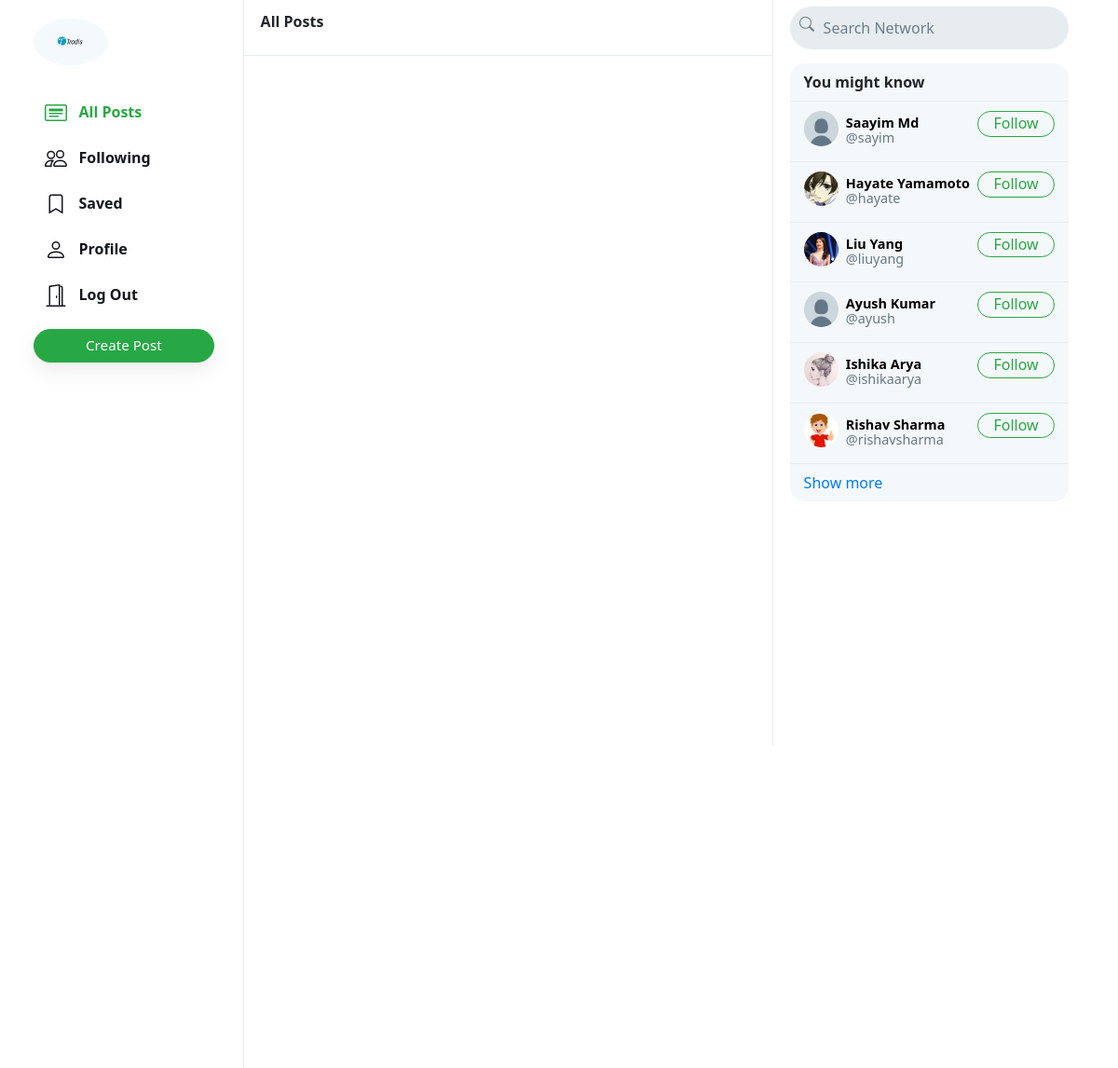
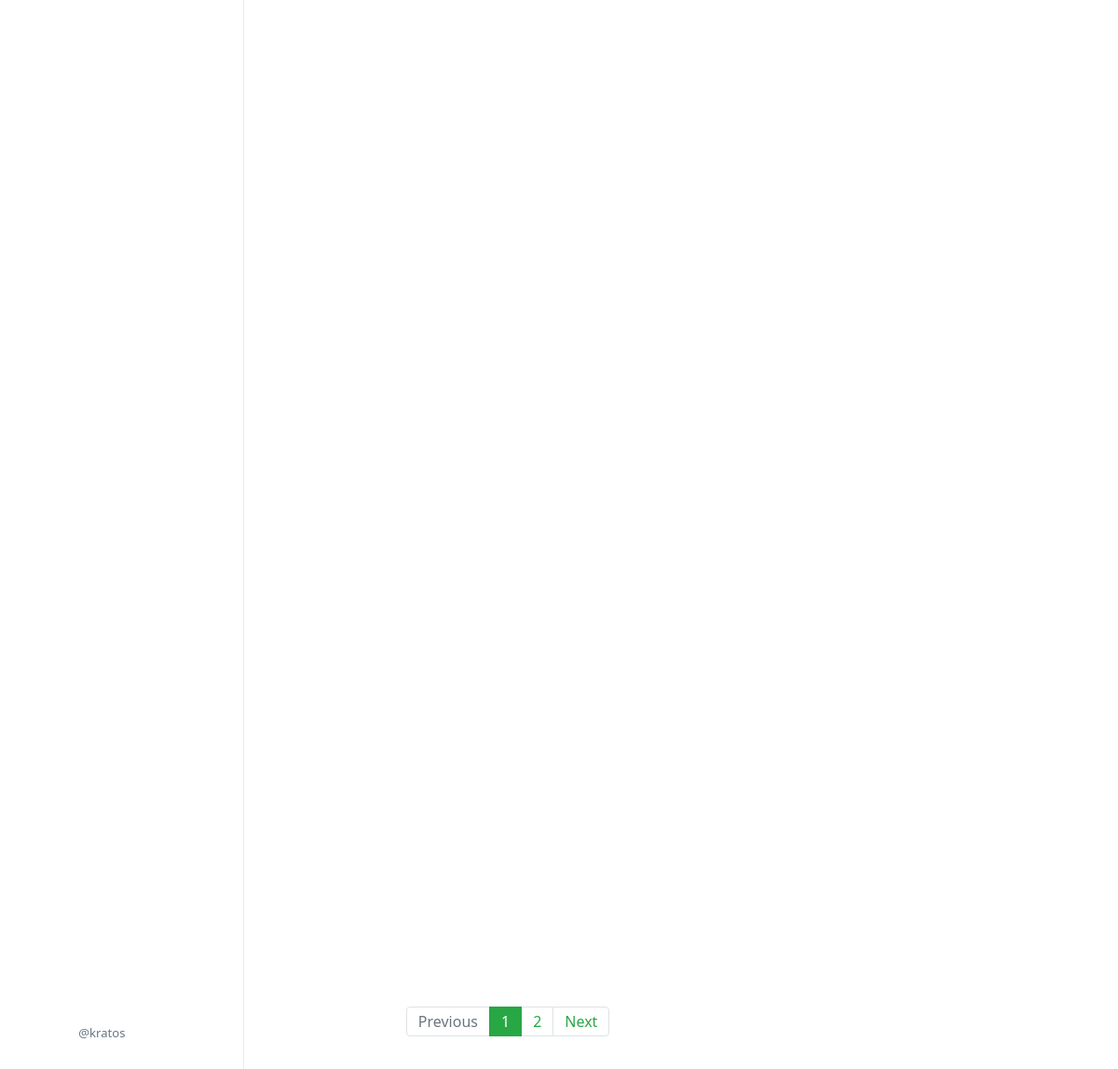
/ (signed in), run on the app's committed database (2 pictures, top to bottom).
### network/models.py (models this page shows, shortened)
class User(AbstractUser):
    profile_pic = models.ImageField(upload_to='profile_pic/')
    bio = models.TextField(max_length=160, blank=True, null=True)
    cover = models.ImageField(upload_to='covers/', blank=True)

### network/views.py (the view)
# urls.py: path("", views.index, name="index"),
def index(request):
    all_posts = Post.objects.all().order_by('-date_created')
    paginator = Paginator(all_posts, 10)
    page_number = request.GET.get('page')
    if page_number == None:
        page_number = 1
    posts = paginator.get_page(page_number)
    followings = []
    suggestions = []
    if request.user.is_authenticated:
        followings = Follower.objects.filter(followers=request.user).values_list('user', flat=True)
        suggestions = User.objects.exclude(pk__in=followings).exclude(username=request.user.username).order_by("?")[:6]
    return render(request, "network/index.html", {
        "posts": posts,
        "suggestions": suggestions,
        "page": "all_posts",
        'profile': False
    })

### network/templates/network/index.html (shortened to what this page needs)
{% extends "network/layout.html" %}
{% load static %}
{% block body %}
    <div class="main-div">
        <div class="left-div">
            <nav class="head heading">
                {% if page == 'all_posts' %}
                    All Posts
                {% elif page == 'following' %}
                    Following
                {% elif page == 'saved' %}
                    Saved
                {% elif page == 'profile' %}
                    Profile
                {% else %}
                    Explore
                {% endif %}
            </nav>
            <div class="left-div-content">
                <div class="posts-view">
                    <div class="main-div-content">
                        <nav aria-label="Page navigation example" class="pagination-bar">
                            <ul class="pagination justify-content-center">
                                {% if posts.has_previous %}
                                    <li class="page-item">
                                        <a class="page-link" href="?page={{ posts.previous_page_number | default:1}}" tabindex="-1" aria-disabled="true">Previous</a>
                                    </li>
                                {% else %}
                                    <li class="page-item disabled">
                                        <a class="page-link" href="" tabindex="-1" aria-disabled="true">Previous</a>
                                    </li>
                                {% endif %}
                                {% for each in posts.paginator.page_range %}
                                    {% if each == posts.number %}
                                        <li class="page-item active"><a class="page-link" href="?page={{each}}">{{each}}</a></li>
                                    {% else %}
                                        <li class="page-item"><a class="page-link" href="?page={{each}}">{{each}}</a></li>
                                    {% endif %}
                                {% endfor %}
                                {% if posts.has_next %}
                                    <li class="page-item">
                                        <a class="page-link" href="?page={{ posts.next_page_number }}">Next</a>
                                    </li>
                                {% else %}
                                    <li class="page-item disabled">
                                        <a class="page-link" href="">Next</a>
                                    </li>
                                {% endif %}
                            </ul>
                          </nav>
                    </div>
                </div>
            </div>
        </div>
    </div>
{% endblock %}

### network/templates/network/layout.html (shortened to what this page needs)
{% load static %}
<!DOCTYPE html>
<html lang="en">
    <head>
        <link rel="stylesheet" href="https://stackpath.bootstrapcdn.com/bootstrap/4.4.1/css/bootstrap.min.css">
        <link href="{% static 'network/styles.css' %}" rel="stylesheet">
    </head>
    <body>
        <div class="body" data-page="{{page}}">
            <div class="sidenav">
                <a href="{% url 'index' %}" class="navbar-brand">
                    <img src="{% static 'network/Images/tradis2.jpg' %}" height="50px" style="border-radius:50%;">
                </a>
                <div style="height: 100%;">
                    <div>
                        <div>
                            <ul>
                                <li class="nav-item" id="all_posts">
                                <a href="{% url 'index' %}" class="nav-link">
                                    <div>
                                        &nbsp;&nbsp;All Posts
                                    </div>
                                </a>
                                </li>
                                {% if user.is_authenticated %}
                                    <li class="nav-item" id="following">
                                        <a href="{% url 'following' %}" class="nav-link">
                                            <div>
                                                &nbsp;&nbsp;Following
                                            </div>
                                        </a>
                                    </li>
                                    <li class="nav-item" id="saved">
                                        <a href="{% url 'saved' %}" class="nav-link">
                                            <div>
                                                <svg width="1.5em" height="1.5em" viewBox="0 0 16 16" class="bi bi-bookmark" fill="currentColor" xmlns="http://www.w3.org/2000/svg">
                                                    <path fill-rule="evenodd" d="M8 12l5 3V3a2 2 0 0 0-2-2H5a2 2 0 0 0-2 2v12l5-3zm-4 1.234l4-2.4 4 2.4V3a1 1 0 0 0-1-1H5a1 1 0 0 0-1 1v10.234z"/>
                                                  </svg>
                                                &nbsp;&nbsp;Saved
                                            </div>
                                        </a>
                                    </li>
                                    <li class="nav-item" id="profile">
                                        <a href="{% url 'profile' user.username %}" class="nav-link">
                                            <div>
                                                &nbsp;&nbsp;Profile
                                            </div>
                                        </a>
                                    </li>
                                    <li class="nav-item" id="logout">
                                        <a href="{% url 'logout' %}" class="nav-link">
                                            <div>
                                                &nbsp;&nbsp;Log Out
                                            </div>
                                        </a>
                                    </li>
                                {% endif %}
                            </ul>
                        </div>
                        {% if user.is_authenticated %}
                            <button id="popup-btn" class="btn btn-success new-post-btn" onclick="createpost()">Create Post</button>
                        {% endif %}
                    </div>
                    <div style="position: absolute; bottom: 10px;">
                        {% if user.is_authenticated %}
                            <li class="nav-item sidenav-user">
                                <a href="{% url 'profile' user.username %}" class="nav-link">
                                    <div class="user_account">
                                        <div class="small-profilepic" style="float: left; background-image: url(/media/{{user.profile_pic}})"></div>
                                        <div style="height: 2.7vw; margin: auto;">
                                            <div class="grey" style="margin-top: 4px;">@{{ user.username }}</div>
                                        </div>
                                    </div>
                                </a>
                            </li>
                        {% endif %}
                    </div>
                </div>
            </div>
            {% block body %}
            {% endblock %}
            <div class="right-div">
                <nav class="head">
                    <form action="#">
                        <div class="search-div">
                            <div>
                            </div>
                            <input type="text" name="query" id="search-box" placeholder="Search Network">
                        </div>
                    </form>
                </nav>
                <div class='right-div-content'>
                    <div class="space" style="background-color: white;"></div>
                    {% if user.is_authenticated %}
                        <div class="suggestion-box">
                            <div class="suggestion-header">
                                You might know
                            </div>
                            {% for suggestion in suggestions %}
                                <div class="suggestion-user">
                                    <div>
                                        <a href="{% url 'profile' suggestion.username %}">
                                            <div class="small-profilepic" style="background-image: url(/media/{{suggestion.profile_pic}})"></div>
                                        </a>
                                    </div>
                                    <div class="user-details">
                                        <a href="{% url 'profile' suggestion.username %}">
                                            <div id="user-name">
                                                <strong>
                                                    {{suggestion.first_name}} {{suggestion.last_name}}
                                                </strong>
                                            </div>
                                            <div class="grey">@{{suggestion.username}}</div>
                                        </a>
                                    </div>
                                    <div>
                                        <button class="btn btn-outline-success" type="button" onclick="follow_user(this,'{{suggestion.username}}','suggestion')">Follow</button>
                                    </div>
                                </div>
                            {% empty %}
                                    <div style="text-align: center; border-bottom: .5px solid #e6ecf0; padding: 10px 15px;">
                                        <span class="grey" style="font-size: .9em;">No suggestions available.</span>
                                    </div>
                            {% endfor %}
                            <div class="suggestion-footer">
                                <a href="#">Show more</a>
                            </div>
                        </div>
                    {% endif %}
                </div>
            </div>
        </div>
    </body>
</html>

### network/static/network/styles.css (style rules this page uses)
.body { display: flex; min-height: 100%; font-family: system-ui, sans-serif; }
.btn { border-radius: 20px; padding: 0.32rem 1rem 0.375rem 1rem; }
.btn, .btn:focus, .btn:active { box-shadow: none !important; -webkit-box-shadow: none !important; }
.grey { color: #657786; }
svg { vertical-align: text-top; }
.sidenav { height: 100%; width: 21.8%; position: fixed; top: 0; left: 0; padding: 15px; list-style: none; border-right: .5px solid #e6ecf0; z-index: 100; padding-left: 3%; background-color: white; }
.sidenav ul { list-style: none; padding-left: 0px; margin-top: 3vh; }
.sidenav li { margin-top: 7px; }
.sidenav .nav-link { color: #14171a; line-height: .7em; font-weight: 700; padding: 0px; }
.sidenav .nav-link > div { padding: 10px 20px 8px 12px; border-radius: 25px; line-height: 0.9em; width: max-content; }
.new-post-btn { padding-left: 55px !important; padding-right: 55px !important; font-size: .95em; font-weight: 530; box-shadow: rgba(0, 0, 0, 0.08) 0px 8px 24px !important; }
.user_account { display: flex; font-size: .82rem; font-weight: normal; padding-top: 3px !important; padding-bottom: 3px !important; padding-left: 3px !important; }
.user_account .small-profilepic { transform: scale(.82); margin-left: auto; margin-top: auto; }
.active a { color: #28a745 !important; }
.main-div { position: relative; width: 47.25%; min-height: 100vh; left: 21.8%; }
.left-div { position: relative; }
.head { height: 7.5vh; }
.heading { position: fixed; width: 47.255%; top: 0px; padding: 18px; border-bottom: .5px solid #e6ecf0; line-height: .7em; font-weight: 800; background-color: #fff; z-index: 1000; }
.left-div-content { margin-top: 7.5vh; }
.small-profilepic { width: 3.1vw; height: 3.1vw; border-radius: 9999px; overflow: hidden; margin-right: 8px; background-size: cover; background-repeat: no-repeat; background-position: center; box-sizing: content-box; }
.space { height: 8px; background-color: #e6ecf0; }
.pagination-bar { margin-top: 35px; margin-bottom: 35px; }
.pagination-bar .page-link { line-height: .9em; }
.page-item.active .page-link { color: white !important; background-color: #28a745; border-color: #28a745; }
.page-link { color: #28a745; }
.right-div { width: 28%; height: 100vh; position: fixed; right: 2.95%; border-left: .5px solid #e6ecf0; background-color: white; }
.right-div .head { padding: .9vh 1.5vw; }
.right-div .search-div { margin-left: auto; margin-right: auto; display: flex; border-radius: 25px; background-color: #e6ecf0; padding-left: 10px; padding-right: 10px; vertical-align: middle; }
#search-box { height: 5.7vh; border: none; background: none; outline: none; width: 100%; margin-left: 8px; }
#search-box::placeholder { color: #6d7e8c; }
.right-div-content { height: 92.5vh; overflow: auto; padding-left: 1.5vw; padding-right: 1.5vw; }
.suggestion-box, .guest-box { border-radius: 15px; overflow: hidden; background-color: #f5f8fa; }
.suggestion-header { padding: 13px 15px; line-height: .9em; font-weight: 800; border-bottom: .5px solid #e6ecf0; }
.suggestion-user { display: flex; padding: 10px 15px; font-size: .9em; border-bottom: .5px solid #e6ecf0; }
.suggestion-user a { color: black; text-decoration: none; }
.user-details { flex: 1; line-height: 1.1em; padding: 5px 0px 7px 0px; }
.suggestion-user .btn { padding: 0em 1em .09em 1em; }
.suggestion-footer { padding: 13px 15px; line-height: .9em; }
.suggestion-footer a { text-decoration: none; }

### data on the page
User: username "kratos"
User: profile_pic (placeholder picture), first_name "Saayim", last_name "Md", username "sayim"
User: profile_pic (picture), first_name "Hayate", last_name "Yamamoto", username "hayate"
User: profile_pic (picture), first_name "Liu", last_name "Yang", username "liuyang"
User: profile_pic (placeholder picture), first_name "Ayush", last_name "Kumar", username "ayush"
User: profile_pic (picture), first_name "Ishika", last_name "Arya", username "ishikaarya"
User: profile_pic (picture), first_name "Rishav", last_name "Sharma", username "rishavsharma"

### other printed values
{{ each }} "1"
{{ each }} "2"
